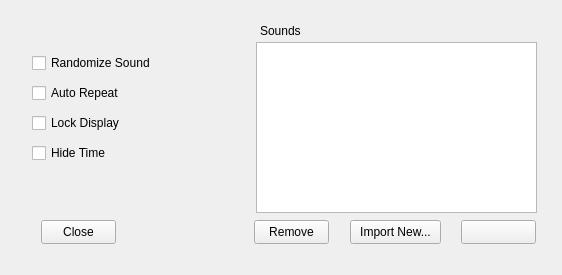
<?xml version="1.0" encoding="UTF-8"?>
<ui version="4.0">
 <class>SettingsWidget</class>
 <widget class="QWidget" name="SettingsWidget">
  <property name="geometry">
   <rect>
    <x>0</x>
    <y>0</y>
    <width>562</width>
    <height>275</height>
   </rect>
  </property>
  <property name="windowTitle">
   <string>Form</string>
  </property>
  <widget class="QWidget" name="Widget" native="true">
   <property name="geometry">
    <rect>
     <x>1</x>
     <y>2</y>
     <width>560</width>
     <height>271</height>
    </rect>
   </property>
   <property name="toolTip">
    <string/>
   </property>
   <widget class="QLabel" name="label">
    <property name="geometry">
     <rect>
      <x>259</x>
      <y>21</y>
      <width>49</width>
      <height>16</height>
     </rect>
    </property>
    <property name="text">
     <string>Sounds</string>
    </property>
   </widget>
   <widget class="QPushButton" name="play_list_button">
    <property name="geometry">
     <rect>
      <x>460</x>
      <y>218</y>
      <width>75</width>
      <height>24</height>
     </rect>
    </property>
    <property name="text">
     <string/>
    </property>
    <property name="icon">
     <iconset resource="resource.qrc">
      <normaloff>:/images/play.png</normaloff>
      <normalon>:/images/stop.png</normalon>:/images/play.png</iconset>
    </property>
    <property name="checkable">
     <bool>true</bool>
    </property>
   </widget>
   <widget class="QPushButton" name="remove_sound_button">
    <property name="geometry">
     <rect>
      <x>253</x>
      <y>218</y>
      <width>75</width>
      <height>24</height>
     </rect>
    </property>
    <property name="text">
     <string>Remove</string>
    </property>
   </widget>
   <widget class="QPushButton" name="import_sound_button">
    <property name="geometry">
     <rect>
      <x>349</x>
      <y>218</y>
      <width>91</width>
      <height>24</height>
     </rect>
    </property>
    <property name="text">
     <string>Import New...</string>
    </property>
   </widget>
   <widget class="QCheckBox" name="randomize_sound_box">
    <property name="geometry">
     <rect>
      <x>31</x>
      <y>51</y>
      <width>121</width>
      <height>20</height>
     </rect>
    </property>
    <property name="toolTip">
     <string extracomment="A random sound is played each time the timer goes off."/>
    </property>
    <property name="text">
     <string>Randomize Sound</string>
    </property>
   </widget>
   <widget class="QCheckBox" name="auto_repeat_box">
    <property name="geometry">
     <rect>
      <x>31</x>
      <y>81</y>
      <width>121</width>
      <height>20</height>
     </rect>
    </property>
    <property name="toolTip">
     <string extracomment="Timer is restarted automatically when it completes."/>
    </property>
    <property name="text">
     <string>Auto Repeat</string>
    </property>
   </widget>
   <widget class="QCheckBox" name="lock_display_box">
    <property name="geometry">
     <rect>
      <x>31</x>
      <y>111</y>
      <width>121</width>
      <height>20</height>
     </rect>
    </property>
    <property name="toolTip">
     <string extracomment="Locks all display buttons besides the play/pause button."/>
    </property>
    <property name="text">
     <string>Lock Display</string>
    </property>
   </widget>
   <widget class="QCheckBox" name="hide_time_box">
    <property name="geometry">
     <rect>
      <x>31</x>
      <y>141</y>
      <width>121</width>
      <height>20</height>
     </rect>
    </property>
    <property name="toolTip">
     <string extracomment="Hides display time."/>
    </property>
    <property name="text">
     <string>Hide Time</string>
    </property>
   </widget>
   <widget class="QPushButton" name="close_settings_button">
    <property name="geometry">
     <rect>
      <x>40</x>
      <y>218</y>
      <width>75</width>
      <height>24</height>
     </rect>
    </property>
    <property name="text">
     <string>Close</string>
    </property>
   </widget>
   <widget class="QListWidget" name="sounds_list_view">
    <property name="geometry">
     <rect>
      <x>255</x>
      <y>40</y>
      <width>281</width>
      <height>171</height>
     </rect>
    </property>
   </widget>
   <zorder>sounds_list_view</zorder>
   <zorder>label</zorder>
   <zorder>play_list_button</zorder>
   <zorder>remove_sound_button</zorder>
   <zorder>import_sound_button</zorder>
   <zorder>randomize_sound_box</zorder>
   <zorder>auto_repeat_box</zorder>
   <zorder>lock_display_box</zorder>
   <zorder>hide_time_box</zorder>
   <zorder>close_settings_button</zorder>
  </widget>
 </widget>
 <resources>
  <include location="resource.qrc"/>
 </resources>
 <connections/>
</ui>
